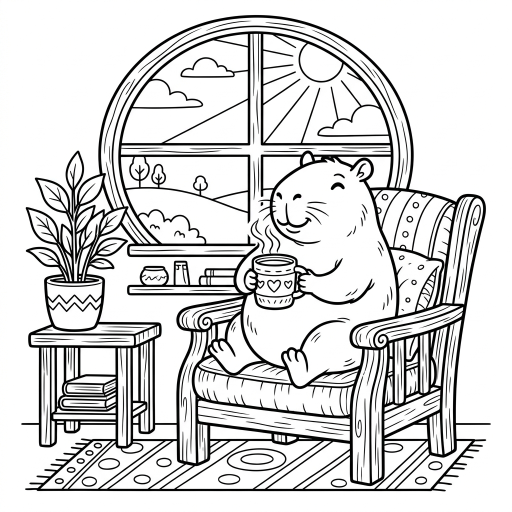
#> input picture assets/raw/page_01.png, 1024 x 1024 px (shown at 1/2 size); its folder holds only this picture in this run
$ python preprocess_lines.py
#> lines starting #> are read from the running program, lines starting #| are printed output that depends on the picture; after the words box and inside, x2 and y2 are one past the last pixel; in counts of white or black regions, pixels touching at a corner belong together
#!/usr/bin/env python3
"""
Preprocess AI-generated coloring book images.
Converts images to pure black-and-white, eliminates faint grayscale shading,
and upscales to Amazon KDP 8.5x8.5" bleed resolution (2588 x 2625 px at 300 DPI).
"""

import os
import sys
from pathlib import Path
from PIL import Image, ImageOps, ImageFilter

# Constants for KDP 8.5 x 8.5 inches with 0.125" bleed
TARGET_WIDTH_PX = 2588
TARGET_HEIGHT_PX = 2625
TARGET_DPI = 300
BLACK_THRESHOLD = 180  # Pixels darker than this become pure black (0)


def clean_and_threshold_image(
    input_path: Path, output_path: Path, threshold: int = BLACK_THRESHOLD
) -> bool:
    """Processes a single raw image into clean black-and-white vector-like line art."""
#> called with threshold = 180
    try:
        with Image.open(input_path) as img:
            # 1. Convert to grayscale
#> img is the input picture: PIL image 1024x1024 RGB; mean R, G, B 215.2, 215.3, 215.2
            gray = img.convert("L")

            # 2. Enhance contrast by auto-leveling
            autocontrast = ImageOps.autocontrast(gray, cutoff=1)

            # 3. Apply threshold to eliminate all gray shading and fuzzy artifacts
            table = [0 if i < threshold else 255 for i in range(256)]
            binary = autocontrast.point(table, mode="1")
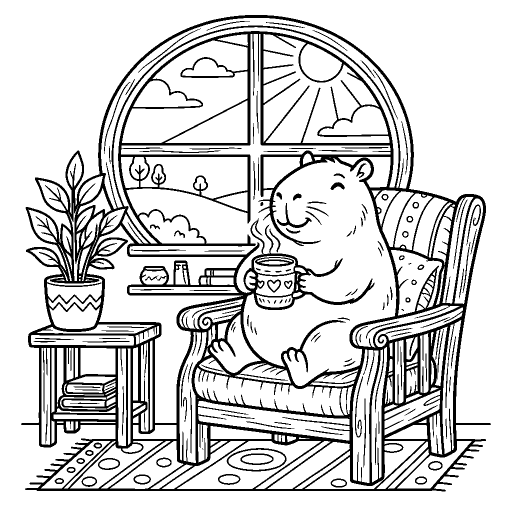
#> binary: PIL image 1024x1024 1 (shown at 1/2 size); 82.9% white; 147 black regions (10 under 20 px), largest, box (x1, y1, x2, y2) and area: (42, 30, 982, 983) 160187, (453, 896, 573, 943) 847, (510, 514, 588, 533) 701

            # Convert back to L mode for smooth resizing
            clean_l = binary.convert("L")

            # 4. Resize and pad to target KDP Bleed Canvas while preserving aspect ratio
            w, h = clean_l.size
#> w = 1024; h = 1024
            scale = min(TARGET_WIDTH_PX / w, TARGET_HEIGHT_PX / h)
#> scale = 2.53
            new_w = int(w * scale)
#> new_w = 2588
            new_h = int(h * scale)
#> new_h = 2588

            resized = clean_l.resize((new_w, new_h), Image.Resampling.LANCZOS)
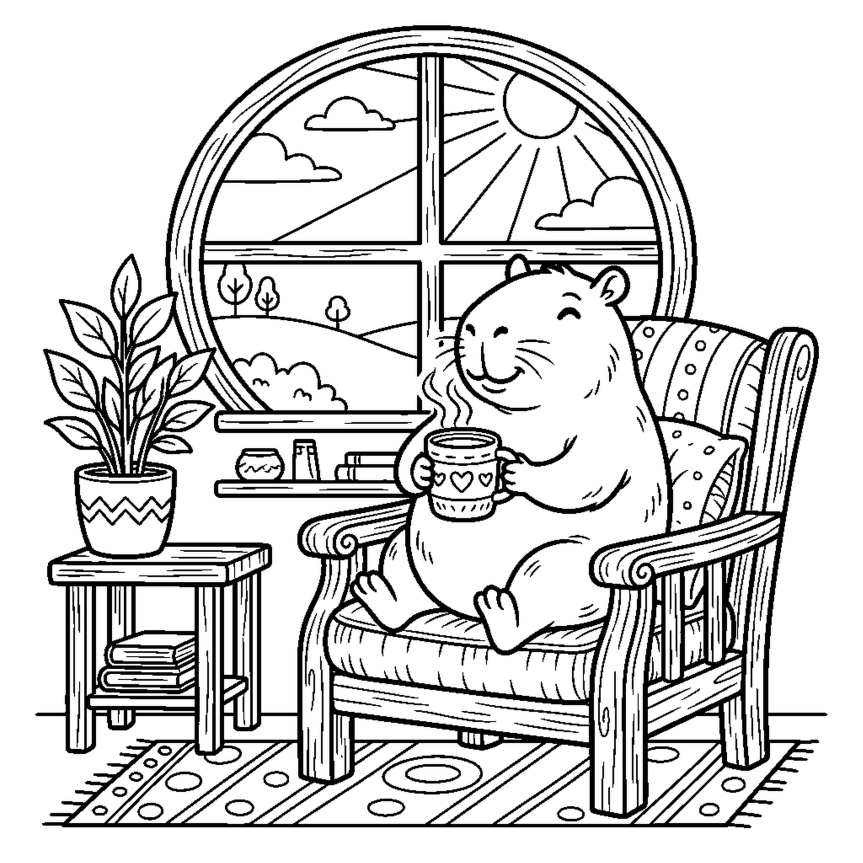
#> resized: PIL image 2588x2588 L (shown at 1/3 size); min 0, max 255, mean 211.3

            # Create solid white canvas
            final_canvas = Image.new("L", (TARGET_WIDTH_PX, TARGET_HEIGHT_PX), color=255)
#> final_canvas: PIL image 2588x2625 L; every value is 255
            paste_x = (TARGET_WIDTH_PX - new_w) // 2
#> paste_x = 0
            paste_y = (TARGET_HEIGHT_PX - new_h) // 2
#> paste_y = 18
            final_canvas.paste(resized, (paste_x, paste_y))
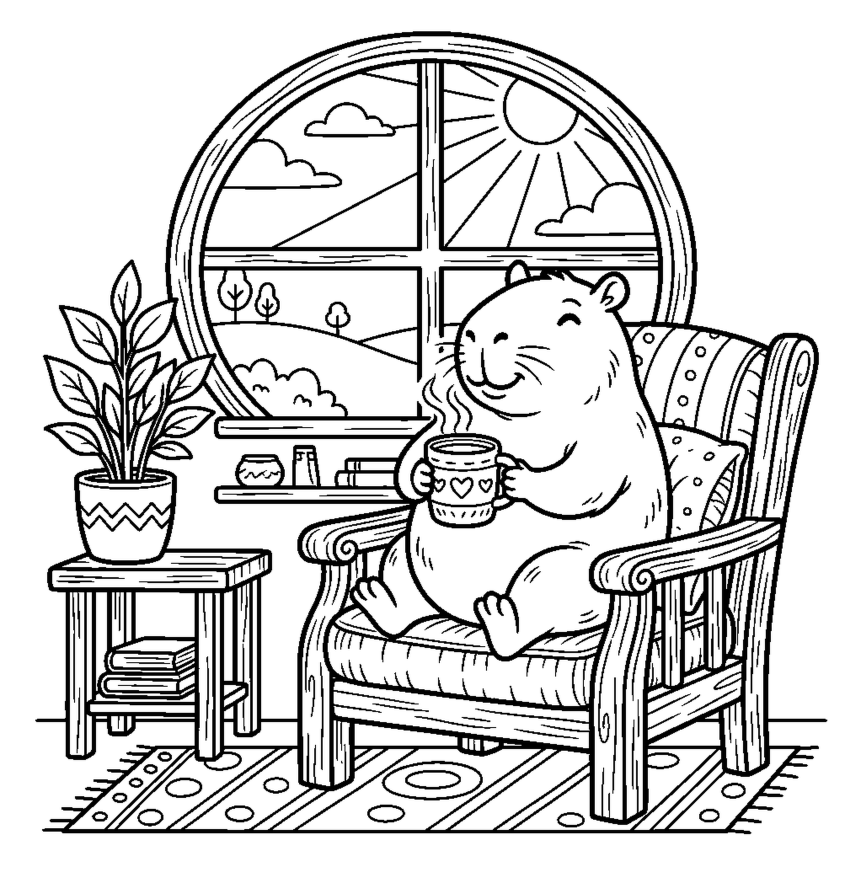
#> final_canvas: PIL image 2588x2625 L (shown at 1/3 size); min 0, max 255, mean 211.9

            # Re-threshold after lanczos resize to ensure pure binary 0 and 255
            final_binary = final_canvas.point(lambda p: 0 if p < 128 else 255, mode="1")
#> final_binary: PIL image 2588x2625 1; 83.2% white; 149 black regions (1 under 20 px), largest, box (x1, y1, x2, y2) and area: (106, 94, 2482, 2502) 1018706, (1145, 2283, 1448, 2401) 5388, (1289, 1317, 1486, 1365) 4461

            output_path.parent.mkdir(parents=True, exist_ok=True)
            final_binary.save(output_path, dpi=(TARGET_DPI, TARGET_DPI))
            print(f"[OK] Processed: {input_path.name} -> {output_path.name}")
            return True
    except Exception as exc:
        print(f"[ERROR] Failed to process {input_path.name}: {exc}", file=sys.stderr)
        return False


def batch_preprocess_directory(
    raw_dir: Path = Path("assets/raw"),
    processed_dir: Path = Path("assets/processed"),
) -> int:
    """Processes all PNG and JPG images in the raw directory."""
    if not raw_dir.exists():
        print(f"[WARN] Raw directory does not exist: {raw_dir}")
        return 0

    valid_extensions = {".png", ".jpg", ".jpeg", ".webp"}
    raw_files = [f for f in sorted(raw_dir.iterdir()) if f.suffix.lower() in valid_extensions]

    if not raw_files:
        print(f"[INFO] No image files found in {raw_dir}. Place AI outputs here.")
        return 0

    success_count = 0
    for raw_file in raw_files:
        out_name = f"{raw_file.stem}_clean.png"
        out_path = processed_dir / out_name
        if clean_and_threshold_image(raw_file, out_path):
            success_count += 1

    print(f"\n[DONE] Successfully processed {success_count}/{len(raw_files)} images.")
    return success_count


if __name__ == "__main__":
    batch_preprocess_directory()

$ run again, on assets/raw/page_05.png
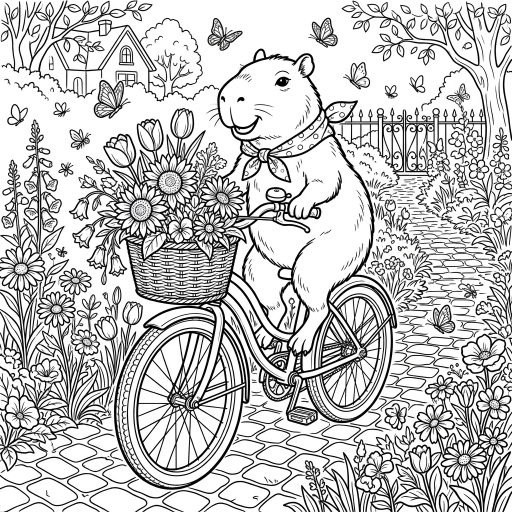
#> input picture assets/raw/page_05.png, 1024 x 1024 px (shown at 1/2 size)
#> in clean_and_threshold_image, img is the input picture: PIL image 1024x1024 RGB; mean R, G, B 194.9, 194.9, 194.8
#> in clean_and_threshold_image, `binary = autocontrast.point(table, mode="1")`:
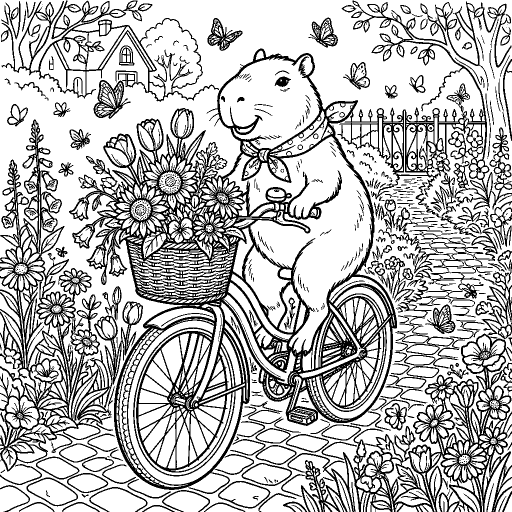
#> binary: PIL image 1024x1024 1 (shown at 1/2 size); 72.6% white; 604 black regions (300 under 20 px), largest, box (x1, y1, x2, y2) and area: (138, 1, 1024, 988) 136955, (0, 239, 286, 943) 40566, (562, 667, 1024, 1024) 32040
#> in clean_and_threshold_image, `final_canvas.paste(resized, (paste_x, paste_y))`:
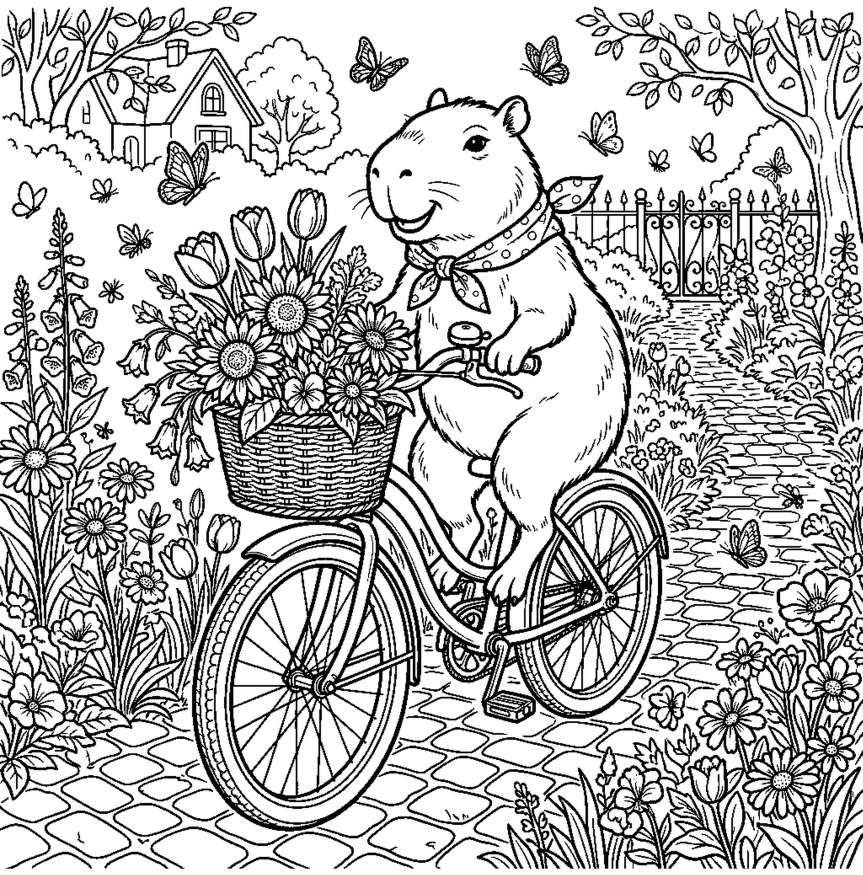
#> final_canvas: PIL image 2588x2625 L (shown at 1/3 size); min 0, max 255, mean 186
#> final_binary: PIL image 2588x2625 1; 73% white; 677 black regions (127 under 20 px), largest, box (x1, y1, x2, y2) and area: (349, 21, 2588, 2515) 869406, (0, 622, 723, 2401) 255730, (1420, 1704, 2588, 2606) 201371

$ run again, on assets/raw/page_06.png
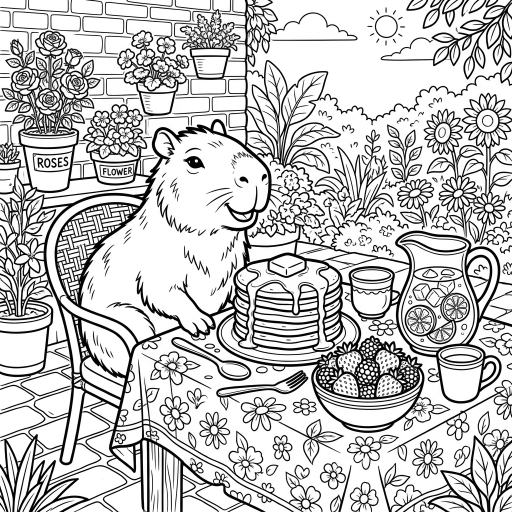
#> input picture assets/raw/page_06.png, 1024 x 1024 px (shown at 1/2 size)
#> in clean_and_threshold_image, img is the input picture: PIL image 1024x1024 RGB; mean R, G, B 195.8, 195.8, 195.7
#> in clean_and_threshold_image, `binary = autocontrast.point(table, mode="1")`:
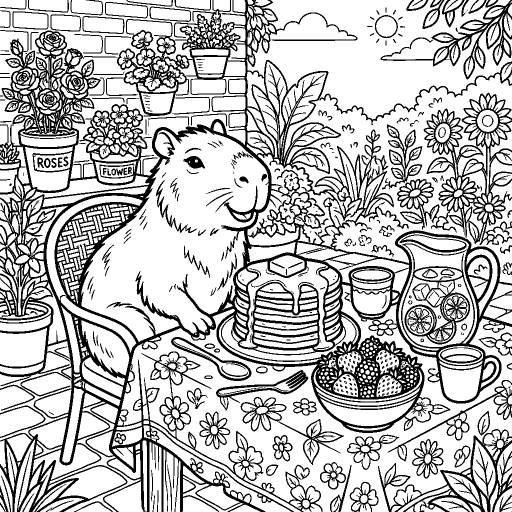
#> binary: PIL image 1024x1024 1 (shown at 1/2 size); 73.6% white; 437 black regions (194 under 20 px), largest, box (x1, y1, x2, y2) and area: (0, 0, 1024, 1024) 196048, (847, 185, 1024, 490) 14174, (756, 858, 1024, 1024) 7165
#> in clean_and_threshold_image, `final_canvas.paste(resized, (paste_x, paste_y))`:
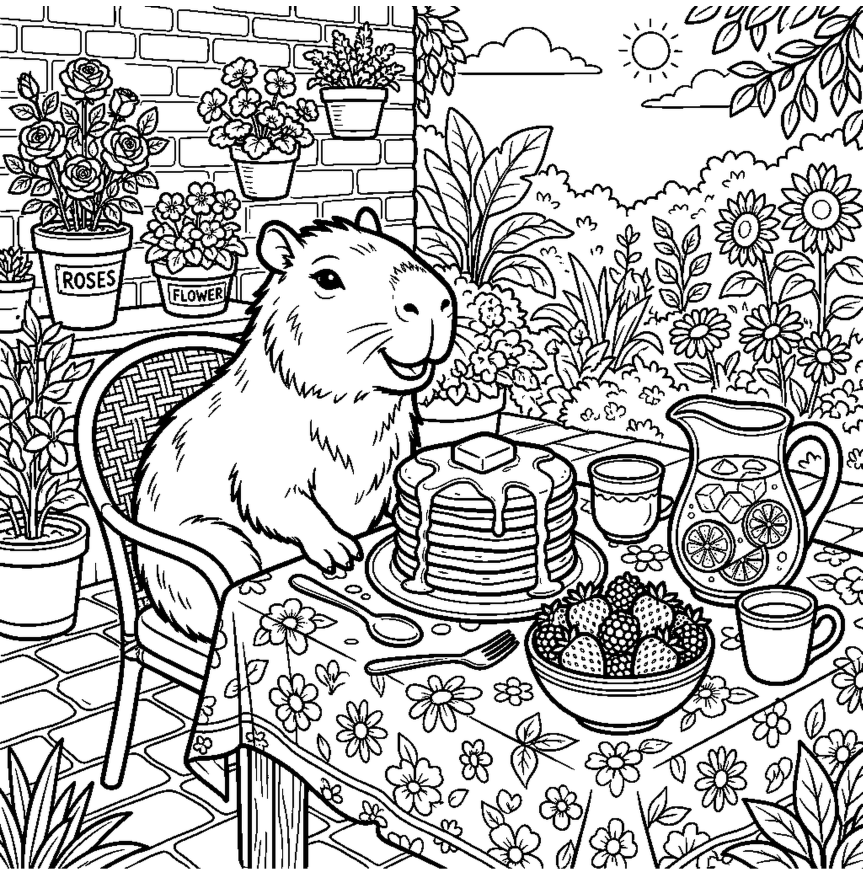
#> final_canvas: PIL image 2588x2625 L (shown at 1/3 size); min 0, max 255, mean 188.6
#> final_binary: PIL image 2588x2625 1; 74% white; 458 black regions (61 under 20 px), largest, box (x1, y1, x2, y2) and area: (0, 18, 2588, 2606) 1229273, (2140, 486, 2588, 1256) 90314, (1911, 2186, 2588, 2606) 45743

$ run again, on assets/raw/page_07.png
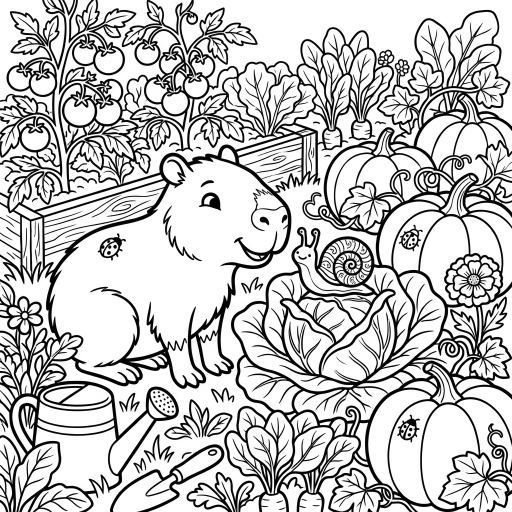
#> input picture assets/raw/page_07.png, 1024 x 1024 px (shown at 1/2 size)
#> in clean_and_threshold_image, img is the input picture: PIL image 1024x1024 RGB; mean R, G, B 193.6, 193.7, 193.6
#> in clean_and_threshold_image, `binary = autocontrast.point(table, mode="1")`:
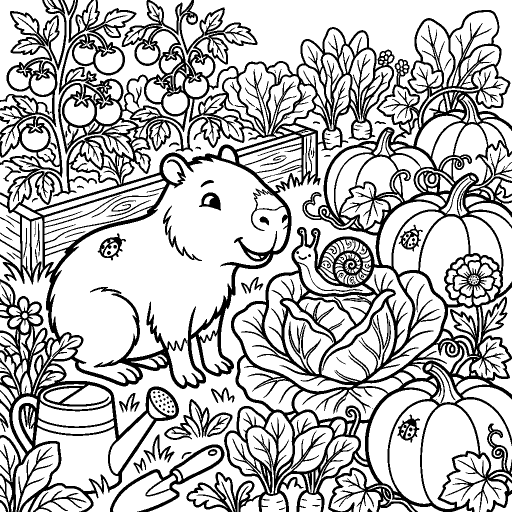
#> binary: PIL image 1024x1024 1 (shown at 1/2 size); 73.5% white; 121 black regions (43 under 20 px), largest, box (x1, y1, x2, y2) and area: (0, 0, 789, 1024) 124950, (373, 20, 1024, 1024) 122020, (0, 0, 133, 293) 8793
#> in clean_and_threshold_image, `final_canvas.paste(resized, (paste_x, paste_y))`:
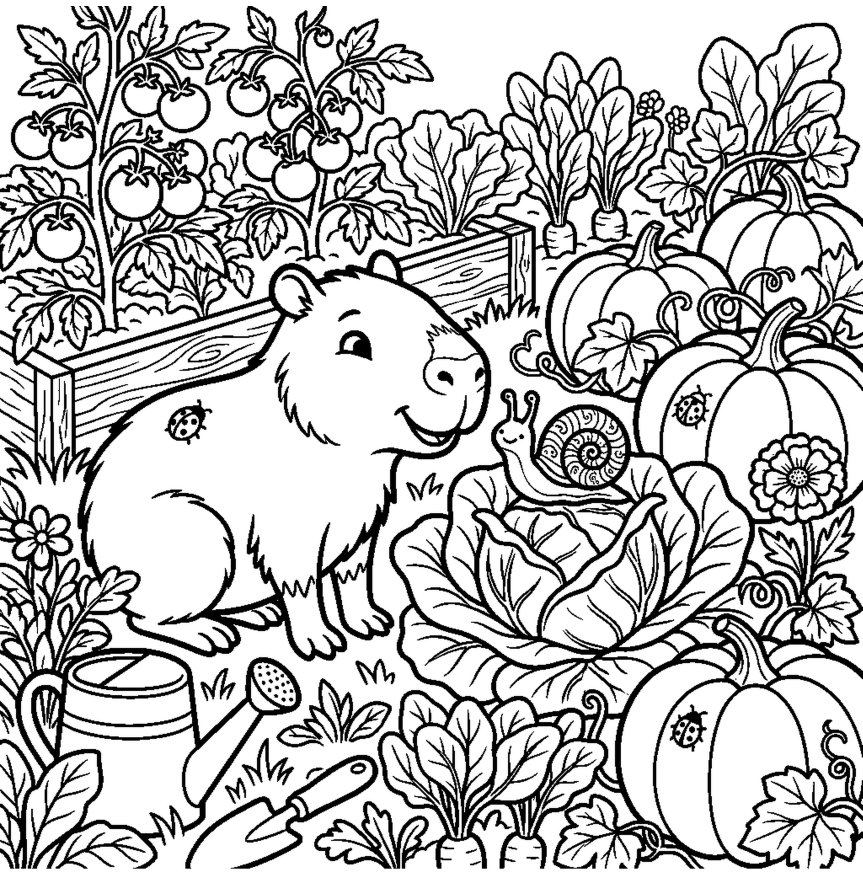
#> final_canvas: PIL image 2588x2625 L (shown at 1/3 size); min 0, max 255, mean 188.5
#> final_binary: PIL image 2588x2625 1; 73.9% white; 137 black regions (5 under 20 px), largest, box (x1, y1, x2, y2) and area: (0, 18, 1994, 2606) 788366, (943, 69, 2588, 2606) 776126, (0, 18, 336, 759) 54167

$ run again, on assets/raw/page_02.png
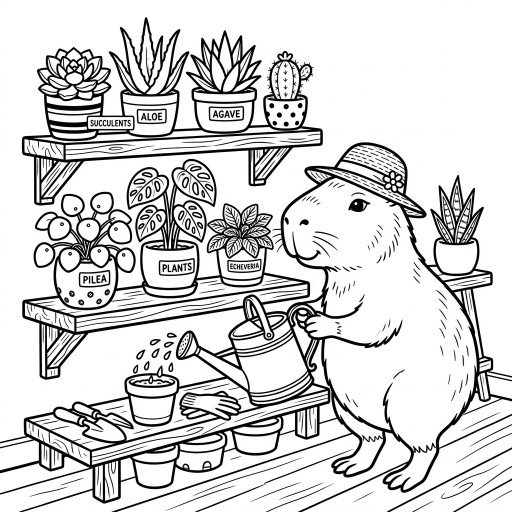
#> input picture assets/raw/page_02.png, 1024 x 1024 px (shown at 1/2 size)
#> in clean_and_threshold_image, img is the input picture: PIL image 1024x1024 RGB; mean R, G, B 212.4, 212.5, 212.4
#> in clean_and_threshold_image, `binary = autocontrast.point(table, mode="1")`:
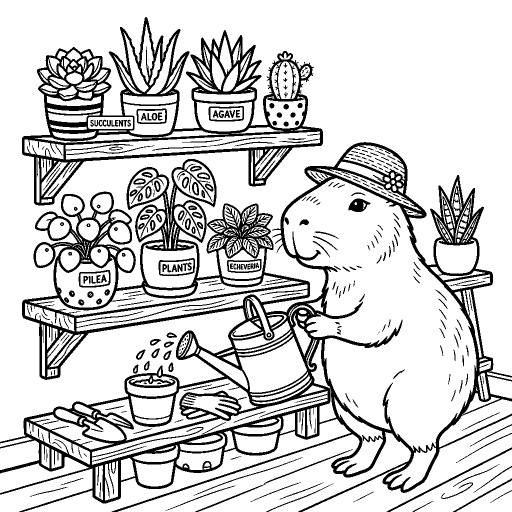
#> binary: PIL image 1024x1024 1 (shown at 1/2 size); 81.7% white; 302 black regions (44 under 20 px), largest, box (x1, y1, x2, y2) and area: (0, 284, 1024, 1024) 122490, (44, 34, 646, 411) 44517, (773, 895, 1024, 1024) 1055
#> in clean_and_threshold_image, `final_canvas.paste(resized, (paste_x, paste_y))`:
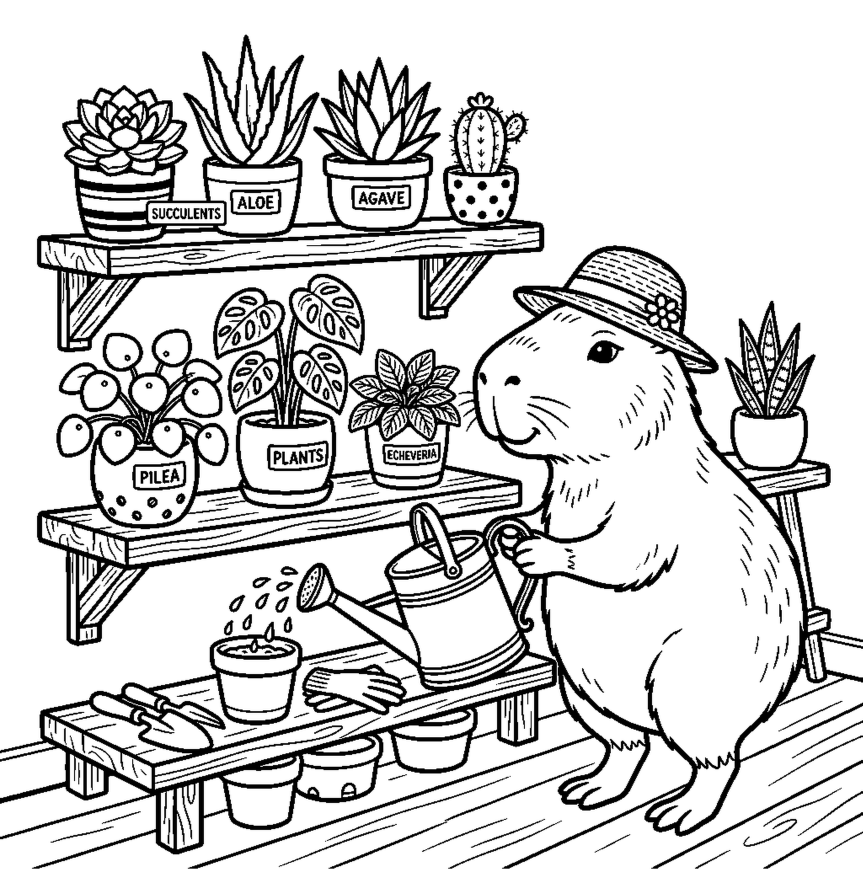
#> final_canvas: PIL image 2588x2625 L (shown at 1/3 size); min 0, max 255, mean 208.9
#> final_binary: PIL image 2588x2625 1; 81.9% white; 311 black regions (10 under 20 px), largest, box (x1, y1, x2, y2) and area: (0, 736, 2588, 2606) 780157, (111, 104, 1633, 1057) 284095, (1954, 2280, 2588, 2606) 6736
